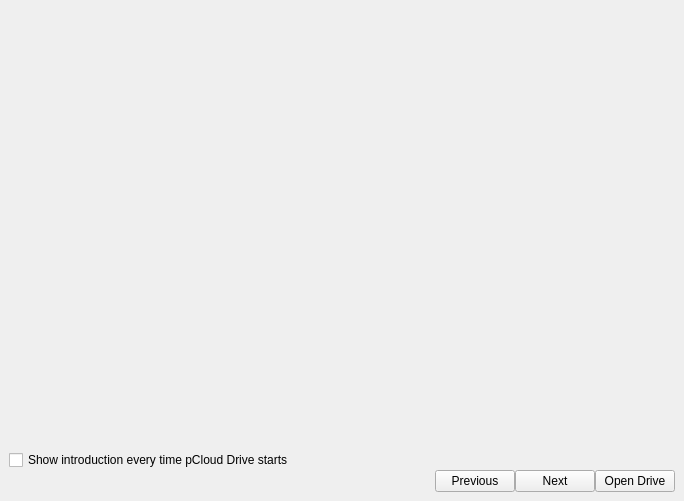
<?xml version="1.0" encoding="UTF-8"?>
<ui version="4.0">
 <class>InfoScreensWin</class>
 <widget class="QMainWindow" name="InfoScreensWin">
  <property name="geometry">
   <rect>
    <x>0</x>
    <y>0</y>
    <width>684</width>
    <height>501</height>
   </rect>
  </property>
  <property name="windowTitle">
   <string>MainWindow</string>
  </property>
  <widget class="QWidget" name="centralwidget">
   <layout class="QVBoxLayout" name="verticalLayout_2">
    <property name="spacing">
     <number>0</number>
    </property>
    <property name="leftMargin">
     <number>0</number>
    </property>
    <property name="topMargin">
     <number>0</number>
    </property>
    <property name="rightMargin">
     <number>0</number>
    </property>
    <property name="bottomMargin">
     <number>9</number>
    </property>
    <item>
     <widget class="QStackedWidget" name="pagesWidget">
      <property name="currentIndex">
       <number>0</number>
      </property>
      <widget class="QWidget" name="pageIntro">
       <layout class="QHBoxLayout" name="horizontalLayout_2">
        <property name="spacing">
         <number>0</number>
        </property>
        <property name="leftMargin">
         <number>0</number>
        </property>
        <property name="topMargin">
         <number>0</number>
        </property>
        <property name="rightMargin">
         <number>0</number>
        </property>
        <item>
         <widget class="QLabel" name="label_intro">
          <property name="text">
           <string/>
          </property>
          <property name="pixmap">
           <pixmap resource="Resources.qrc">:/welcomes/images/welcomes/welcomeIntro.png</pixmap>
          </property>
          <property name="scaledContents">
           <bool>false</bool>
          </property>
         </widget>
        </item>
       </layout>
      </widget>
      <widget class="QWidget" name="pageDrive">
       <layout class="QHBoxLayout" name="horizontalLayout_3">
        <property name="spacing">
         <number>0</number>
        </property>
        <property name="leftMargin">
         <number>0</number>
        </property>
        <property name="topMargin">
         <number>0</number>
        </property>
        <property name="rightMargin">
         <number>0</number>
        </property>
        <item>
         <widget class="QLabel" name="label_drive">
          <property name="text">
           <string/>
          </property>
          <property name="pixmap">
           <pixmap resource="Resources.qrc">:/welcomes/images/welcomes/welcomeDrive.png</pixmap>
          </property>
          <property name="scaledContents">
           <bool>false</bool>
          </property>
         </widget>
        </item>
       </layout>
      </widget>
      <widget class="QWidget" name="pageSync">
       <layout class="QHBoxLayout" name="horizontalLayout_4">
        <property name="spacing">
         <number>0</number>
        </property>
        <property name="leftMargin">
         <number>0</number>
        </property>
        <property name="topMargin">
         <number>0</number>
        </property>
        <property name="rightMargin">
         <number>0</number>
        </property>
        <item>
         <widget class="QLabel" name="label_sync">
          <property name="text">
           <string/>
          </property>
          <property name="pixmap">
           <pixmap resource="Resources.qrc">:/welcomes/images/welcomes/welcomeSync.png</pixmap>
          </property>
          <property name="scaledContents">
           <bool>false</bool>
          </property>
         </widget>
        </item>
       </layout>
      </widget>
      <widget class="QWidget" name="pageShares">
       <layout class="QHBoxLayout" name="horizontalLayout_5">
        <property name="spacing">
         <number>0</number>
        </property>
        <property name="leftMargin">
         <number>0</number>
        </property>
        <property name="topMargin">
         <number>0</number>
        </property>
        <property name="rightMargin">
         <number>0</number>
        </property>
        <item>
         <widget class="QLabel" name="label_shares">
          <property name="text">
           <string/>
          </property>
          <property name="pixmap">
           <pixmap resource="Resources.qrc">:/welcomes/images/welcomes/welcomeShares.png</pixmap>
          </property>
          <property name="scaledContents">
           <bool>false</bool>
          </property>
         </widget>
        </item>
       </layout>
      </widget>
      <widget class="QWidget" name="pageOthers">
       <layout class="QHBoxLayout" name="horizontalLayout_6">
        <property name="spacing">
         <number>0</number>
        </property>
        <property name="leftMargin">
         <number>0</number>
        </property>
        <property name="topMargin">
         <number>0</number>
        </property>
        <property name="rightMargin">
         <number>0</number>
        </property>
        <item>
         <widget class="QLabel" name="label_othrs">
          <property name="text">
           <string/>
          </property>
          <property name="pixmap">
           <pixmap resource="Resources.qrc">:/welcomes/images/welcomes/welcomeOthers.png</pixmap>
          </property>
          <property name="scaledContents">
           <bool>false</bool>
          </property>
         </widget>
        </item>
       </layout>
      </widget>
      <widget class="QWidget" name="pageFinish">
       <layout class="QHBoxLayout" name="horizontalLayout_7">
        <property name="spacing">
         <number>0</number>
        </property>
        <property name="leftMargin">
         <number>0</number>
        </property>
        <property name="topMargin">
         <number>0</number>
        </property>
        <property name="rightMargin">
         <number>0</number>
        </property>
        <item>
         <widget class="QLabel" name="label_finish">
          <property name="maximumSize">
           <size>
            <width>16777215</width>
            <height>16777215</height>
           </size>
          </property>
          <property name="text">
           <string/>
          </property>
          <property name="pixmap">
           <pixmap resource="Resources.qrc">:/welcomes/images/welcomes/welcomeFInish.png</pixmap>
          </property>
          <property name="scaledContents">
           <bool>false</bool>
          </property>
         </widget>
        </item>
       </layout>
      </widget>
     </widget>
    </item>
    <item>
     <layout class="QVBoxLayout" name="verticalLayout">
      <property name="leftMargin">
       <number>9</number>
      </property>
      <property name="rightMargin">
       <number>0</number>
      </property>
      <item>
       <widget class="QCheckBox" name="checkBox_showagain">
        <property name="text">
         <string>Show introduction every time pCloud Drive starts</string>
        </property>
       </widget>
      </item>
      <item>
       <layout class="QHBoxLayout" name="horizontalLayout">
        <property name="leftMargin">
         <number>0</number>
        </property>
        <property name="rightMargin">
         <number>9</number>
        </property>
        <item>
         <spacer name="horizontalSpacer">
          <property name="orientation">
           <enum>Qt::Horizontal</enum>
          </property>
          <property name="sizeHint" stdset="0">
           <size>
            <width>40</width>
            <height>20</height>
           </size>
          </property>
         </spacer>
        </item>
        <item>
         <widget class="QPushButton" name="btnPreviuos">
          <property name="text">
           <string>Previous</string>
          </property>
         </widget>
        </item>
        <item>
         <widget class="QPushButton" name="btnNext">
          <property name="text">
           <string>Next</string>
          </property>
         </widget>
        </item>
        <item>
         <widget class="QPushButton" name="btnOpenFldr">
          <property name="text">
           <string>Open Drive</string>
          </property>
         </widget>
        </item>
       </layout>
      </item>
     </layout>
    </item>
   </layout>
  </widget>
 </widget>
 <resources>
  <include location="Resources.qrc"/>
 </resources>
 <connections/>
</ui>
